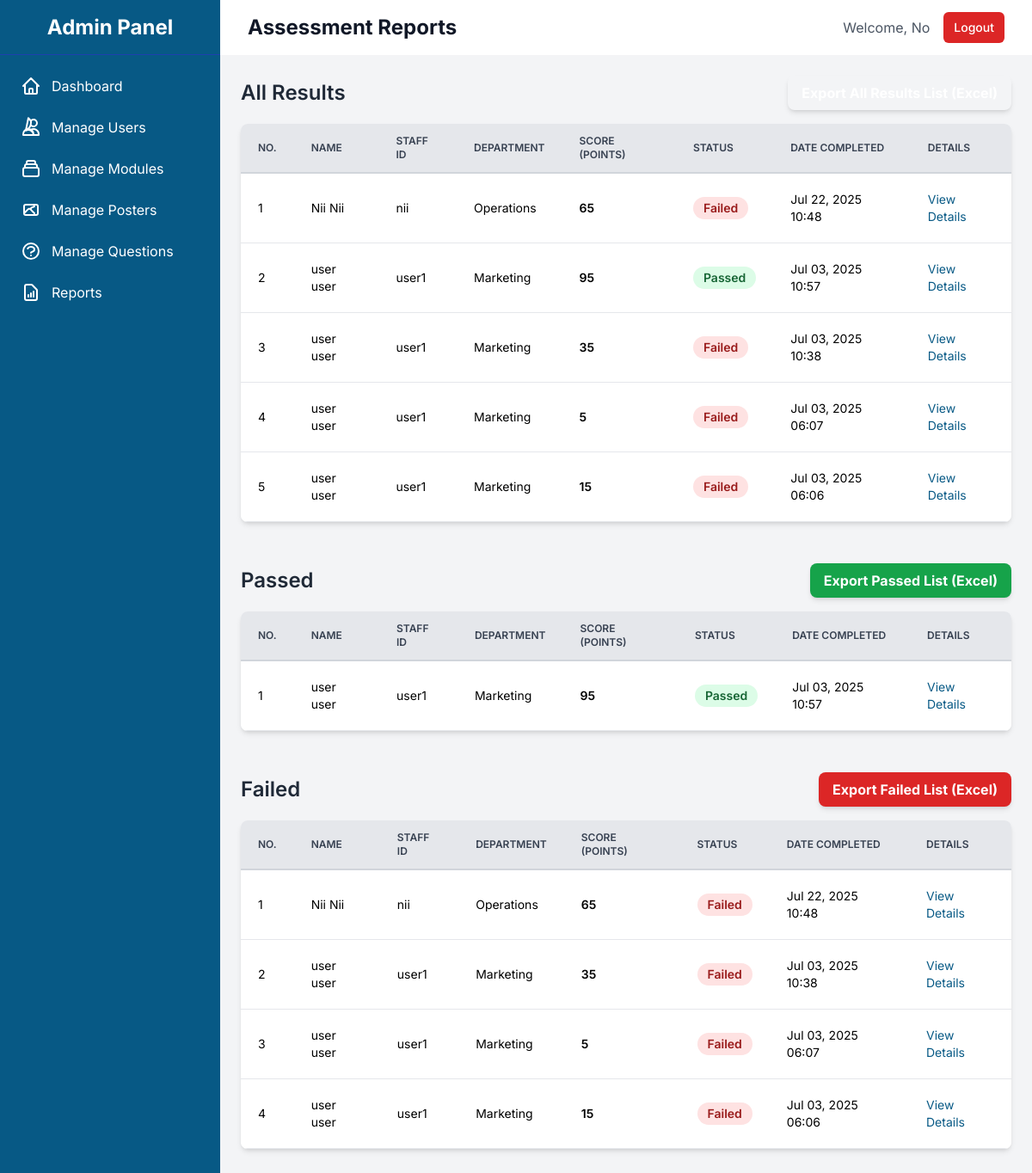
The app's page /admin/reports.php (signed in) with its own data.
### tables this page shows
CREATE TABLE `final_assessments` (
  `id` int(11) NOT NULL,
  `user_id` int(11) NOT NULL,
  `score` decimal(5,2) NOT NULL,
  `status` enum('passed','failed') NOT NULL,
  `quiz_started_at` datetime DEFAULT NULL,
  `quiz_ended_at` datetime DEFAULT NULL,
  `completed_at` timestamp NOT NULL DEFAULT current_timestamp()
);

CREATE TABLE `users` (
  `id` int(11) NOT NULL,
  `first_name` varchar(100) NOT NULL,
  `last_name` varchar(100) NOT NULL,
  `email` varchar(255) NOT NULL,
  `password` varchar(255) NOT NULL,
  `gender` enum('Male','Female','Other') DEFAULT NULL,
  `dob` date DEFAULT NULL,
  `staff_id` varchar(50) NOT NULL,
  `position` varchar(100) DEFAULT NULL,
  `department_id` int(11) DEFAULT NULL,
  `role` enum('user','admin') NOT NULL DEFAULT 'user',
  `status` enum('active','inactive') NOT NULL DEFAULT 'active',
  `password_reset_required` tinyint(1) NOT NULL DEFAULT 0,
  `signup_at` timestamp NOT NULL DEFAULT current_timestamp(),
  `profile_picture` varchar(255) DEFAULT 'default_avatar.png'
);

CREATE TABLE `departments` (
  `id` int(11) NOT NULL,
  `name` varchar(255) NOT NULL
);

### includes/functions.php (called while the page is built, shortened)
<?php
function escape($data) {
    return htmlspecialchars($data ?? '', ENT_QUOTES, 'UTF-8');
}
?>

### admin/reports.php (the view, shortened to what this page needs)
<?php
require_once '../includes/db_connect.php';
try {
    $sql = "SELECT u.first_name, u.last_name, u.staff_id, u.email, d.name as department_name, fa.id as assessment_id, fa.score, fa.status, fa.completed_at
            FROM final_assessments fa
            JOIN users u ON fa.user_id = u.id
            LEFT JOIN departments d ON u.department_id = d.id
            WHERE fa.status IN ('passed', 'failed')
            ORDER BY fa.completed_at DESC";
    $stmt = $pdo->query($sql);
    $all_results = $stmt->fetchAll();
} catch (PDOException $e) {
    error_log("Reports Page Error: " . $e->getMessage());
    $all_results = [];
    $passed_users = [];
    $failed_users = [];
}
require_once 'includes/header.php';
function render_results_table($users, $status_filter) {
    switch ($status_filter) {
        case 'passed':
            $title = 'Passed';
            $color = 'green';
            break;
        case 'failed':
            $title = 'Failed';
            $color = 'red';
            break;
        default:
            $title = 'All Results';
            $color = 'primary';
            break;
    }
    echo "<div class='mb-12'>";
    echo "<div class='flex justify-between items-center mb-4'>";
    echo "<h2 class='text-2xl font-semibold text-gray-800'>{$title}</h2>";
    echo "<a href='../api/admin/generate_report.php?status={$status_filter}' class='bg-{$color}-600 hover:bg-{$color}-700 text-white font-bold py-2 px-4 rounded-lg shadow-md transition-colors'>Export {$title} List (Excel)</a>";
    echo "</div>";
    echo "<div class='bg-white shadow-md rounded-lg overflow-x-auto'>";
    echo "<table class='min-w-full leading-normal'>";
    echo "<thead class='bg-gray-200'><tr>
            <th class='px-5 py-3 border-b-2 border-gray-300 text-left text-xs font-semibold text-gray-700 uppercase'>No.</th>
            <th class='px-5 py-3 border-b-2 border-gray-300 text-left text-xs font-semibold text-gray-700 uppercase'>Name</th>
            <th class='px-5 py-3 border-b-2 border-gray-300 text-left text-xs font-semibold text-gray-700 uppercase'>Staff ID</th>
            <th class='px-5 py-3 border-b-2 border-gray-300 text-left text-xs font-semibold text-gray-700 uppercase'>Department</th>
            <th class='px-5 py-3 border-b-2 border-gray-300 text-left text-xs font-semibold text-gray-700 uppercase'>Score (Points)</th>
            <th class='px-5 py-3 border-b-2 border-gray-300 text-left text-xs font-semibold text-gray-700 uppercase'>Status</th>
            <th class='px-5 py-3 border-b-2 border-gray-300 text-left text-xs font-semibold text-gray-700 uppercase'>Date Completed</th>
            <th class='px-5 py-3 border-b-2 border-gray-300 text-left text-xs font-semibold text-gray-700 uppercase'>Details</th>
          </tr></thead>";
    echo "<tbody>";
    if (empty($users)) {
        echo "<tr><td colspan='8' class='text-center py-10 text-gray-500'>No users found in this category.</td></tr>";
    } else {
        $row_num = 1;
        foreach ($users as $user) {
            $status_badge_class = $user['status'] === 'passed' ? 'bg-green-100 text-green-800' : 'bg-red-100 text-red-800';
            echo "<tr>
                    <td class='px-5 py-5 border-b border-gray-200 bg-white text-sm'>" . $row_num++ . "</td>
                    <td class='px-5 py-5 border-b border-gray-200 bg-white text-sm'>" . escape($user['first_name'] . ' ' . $user['last_name']) . "</td>
                    <td class='px-5 py-5 border-b border-gray-200 bg-white text-sm'>" . escape($user['staff_id']) . "</td>
                    <td class='px-5 py-5 border-b border-gray-200 bg-white text-sm'>" . escape($user['department_name'] ?? 'N/A') . "</td>
                    <td class='px-5 py-5 border-b border-gray-200 bg-white text-sm font-semibold'>" . (int)$user['score'] . "</td>
                    <td class='px-5 py-5 border-b border-gray-200 bg-white text-sm'>
                        <span class='relative inline-block px-3 py-1 font-semibold leading-tight rounded-full {$status_badge_class}'>" . ucfirst(escape($user['status'])) . "</span>
                    </td>
                    <td class='px-5 py-5 border-b border-gray-200 bg-white text-sm'>" . date('M d, Y H:i', strtotime($user['completed_at'])) . "</td>
                    <td class='px-5 py-5 border-b border-gray-200 bg-white text-sm'>
                        <a href='view_exam_details.php?assessment_id={$user['assessment_id']}' class='text-primary hover:underline'>View Details</a>
                    </td>
                  </tr>";
        }
    }
    echo "</tbody></table></div></div>";
}
?>
<div class="container mx-auto">
    <?php
        render_results_table($all_results, 'all');
    ?>
</div>
<?php require_once 'includes/footer.php'; ?>

### records on screen
final_assessments: user.last_name "Nii Nii", user.staff_id "nii", departments.name "Operations", score "65", status "Failed", completed_at "Jul 22, 2025 10:48"
final_assessments: user.last_name "user user", user.staff_id "user1", departments.name "Marketing", score "95", status "Passed", completed_at "Jul 03, 2025 10:57"
final_assessments: user.last_name "user user", user.staff_id "user1", departments.name "Marketing", score "35", status "Failed", completed_at "Jul 03, 2025 10:38"
final_assessments: user.last_name "user user", user.staff_id "user1", departments.name "Marketing", score "5", status "Failed", completed_at "Jul 03, 2025 06:07"
final_assessments: user.last_name "user user", user.staff_id "user1", departments.name "Marketing", score "15", status "Failed", completed_at "Jul 03, 2025 06:06"

### other values on screen
$page_title "Assessment Reports"
$_SESSION['user_first_name'] "No"
$title "All Results Passed Failed"
$title "Passed Failed"
